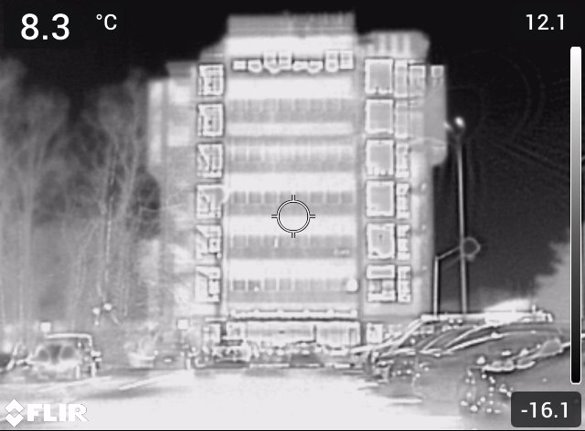
#> input picture posterVisuals/Picture1.png, 585 x 431 px, found by its file name
$ python visual2.py
#> lines starting #> are read from the running program, lines starting #| are printed output that depends on the picture
import numpy as np
import matplotlib.pyplot as plt
from mpl_toolkits.mplot3d import Axes3D
import cv2
from matplotlib.colors import Normalize
import matplotlib.cm as cm
import random
import os
from scipy.ndimage import gaussian_filter

def load_image(image_path):
    """Load thermal image from file"""
    img = cv2.imread(image_path)
    if img is None:
        raise FileNotFoundError(f"Could not read image at {image_path}")

    # Convert to grayscale if needed
    if len(img.shape) == 3:
        gray = cv2.cvtColor(img, cv2.COLOR_BGR2GRAY)
    else:
        gray = img.copy()

    return gray

def generate_thermal_sequence(base_img, num_frames=8, max_shift=3, temp_variation=1.0):
    """Generate simulated thermal image sequence with variations"""
    sequence = []
    height, width = base_img.shape

    for i in range(num_frames):
        # Start with a copy of the base image
        frame = base_img.copy()

        # Apply small random shift
        shift_x = random.randint(-max_shift, max_shift)
        shift_y = random.randint(-max_shift, max_shift)
        M = np.float32([[1, 0, shift_x], [0, 1, shift_y]])
        frame = cv2.warpAffine(frame, M, (width, height))

        # Apply temperature variations
        temp_offset = random.uniform(-temp_variation, temp_variation)
        frame = np.clip(frame.astype(float) + temp_offset, 0, 255).astype(np.uint8)

        # Add smooth thermal noise
        noise = np.random.normal(0, 3, frame.shape).astype(np.int16)
        smooth_noise = gaussian_filter(noise, sigma=2)
        frame = np.clip(frame.astype(np.int16) + smooth_noise, 0, 255).astype(np.uint8)

        # Add to sequence
        sequence.append(frame)

    return sequence

def pixel_to_temperature(pixel_value, vmin, vmax, min_temp=-4, max_temp=12):
    """Map pixel values to temperature range"""
    # Map from [vmin, vmax] to [min_temp, max_temp]
    return min_temp + (max_temp - min_temp) * (pixel_value - vmin) / (vmax - vmin)

def create_3d_pixel_cloud(thermal_sequence, downsample_factor=6, point_size=10,
                         alpha=0.7, sample_rate=0.3, min_temp=-4, max_temp=12,
                         colormap='inferno'):
    """Create 3D pixel cloud visualization"""
    num_frames = len(thermal_sequence)
    height, width = thermal_sequence[0].shape

    # Downsample for visualization
    ds_height, ds_width = height // downsample_factor, width // downsample_factor

    # Create figure
    fig = plt.figure(figsize=(10, 8))
    ax = fig.add_subplot(111, projection='3d')

    # Get value range across all images
    vmin = min([np.min(img) for img in thermal_sequence])
    vmax = max([np.max(img) for img in thermal_sequence])

    # Create normalized temperature range
    norm = Normalize(min_temp, max_temp)
    cmap = plt.cm.get_cmap(colormap)

    # Collect all points for plotting
    x_coords, y_coords, z_coords, colors = [], [], [], []

    # Process each frame
    for t, img in enumerate(thermal_sequence):
        # Downsample the image
        ds_img = cv2.resize(img, (ds_width, ds_height), interpolation=cv2.INTER_AREA)

        # Sample points
        for i in range(ds_height):
            for j in range(ds_width):
                if random.random() < sample_rate:
                    # Get pixel value and convert to temperature
                    pixel_value = ds_img[i, j]
                    temp = pixel_to_temperature(pixel_value, vmin, vmax, min_temp, max_temp)

                    # Store coordinates
                    x_coords.append(j)
                    y_coords.append(i)
                    z_coords.append(t)

                    # Store color based on temperature
                    colors.append(cmap(norm(temp)))

    # Plot all points at once for efficiency
    ax.scatter(x_coords, y_coords, z_coords, c=colors, s=point_size, alpha=alpha)

    # Set labels and title
    ax.set_xlabel('X Pixel Coordinate', fontsize=12)
    ax.set_ylabel('Y Pixel Coordinate', fontsize=12)
    ax.set_zlabel('Time Frame', fontsize=12)
    ax.set_title('Multi-temporal Thermal Analysis:\nPixel Cloud Representation',
                fontsize=14, fontweight='bold')

    # Add a color bar
    sm = cm.ScalarMappable(cmap=cmap, norm=norm)
    sm.set_array([])
    cbar = plt.colorbar(sm, ax=ax, pad=0.08, aspect=30)
    cbar.set_label('Temperature (°C)', fontsize=12)

    # Set view angle
    ax.view_init(30, 45)

    # Add grid
    ax.grid(True, alpha=0.3)

    return fig

def create_voxel_visualization(thermal_sequence, downsample_factor=6, size_range=(5, 20),
                              min_temp=-4, max_temp=12, colormap='inferno'):
    """Create a 3D voxel visualization with the same colormap as pixel cloud"""
    # Downsample
    height, width = thermal_sequence[0].shape
    ds_height, ds_width = height // downsample_factor, width // downsample_factor

    # Create figure
    fig = plt.figure(figsize=(10, 8))
    ax = fig.add_subplot(111, projection='3d')

    # Create 3D array for voxel data
    num_frames = len(thermal_sequence)
    voxel_data = np.zeros((ds_height, ds_width, num_frames))

    # Fill the voxel data
    for t, img in enumerate(thermal_sequence):
        ds_img = cv2.resize(img, (ds_width, ds_height), interpolation=cv2.INTER_AREA)
        voxel_data[:,:,t] = ds_img

    # Get value range across all images
    vmin = np.min(voxel_data)
    vmax = np.max(voxel_data)

    # Create normalized temperature range
    norm = Normalize(min_temp, max_temp)
    cmap = plt.cm.get_cmap(colormap)

    # Collect all points for plotting
    x_coords, y_coords, z_coords, colors, sizes = [], [], [], [], []

    # Process voxel data
    for x in range(ds_width):
        for y in range(ds_height):
            for z in range(num_frames):
                # Sample fewer points for clarity
                if random.random() < 0.4:
                    # Get pixel value and convert to temperature
                    pixel_value = voxel_data[y, x, z]
                    temp = pixel_to_temperature(pixel_value, vmin, vmax, min_temp, max_temp)

                    # Store coordinates
                    x_coords.append(x)
                    y_coords.append(y)
                    z_coords.append(z)

                    # Store color based on temperature
                    colors.append(cmap(norm(temp)))

                    # Size proportional to temperature
                    temp_ratio = (temp - min_temp) / (max_temp - min_temp)
                    size = size_range[0] + (size_range[1] - size_range[0]) * temp_ratio
                    sizes.append(size)

    # Plot all points at once for efficiency
    ax.scatter(x_coords, y_coords, z_coords, c=colors, s=sizes, alpha=0.7)

    # Set labels and title
    ax.set_xlabel('X', fontsize=12)
    ax.set_ylabel('Y', fontsize=12)
    ax.set_zlabel('Time Frame', fontsize=12)
    ax.set_title('3D Thermal Voxel Representation\nFor Building Analysis',
                fontsize=14, fontweight='bold')

    # Add a color bar
    sm = cm.ScalarMappable(cmap=cmap, norm=norm)
    sm.set_array([])
    cbar = plt.colorbar(sm, ax=ax, pad=0.08, aspect=30)
    cbar.set_label('Temperature (°C)', fontsize=12)

    # Set view angle
    ax.view_init(30, 45)

    # Add grid
    ax.grid(True, alpha=0.3)

    return fig

def main():
    """Main function to run the visualization"""
    # Configuration
    image_path = '/home/fabio/University/research/SP2025_RABI/posterVisuals/Picture1.png'
    output_dir = '/home/fabio/University/research/SP2025_RABI/posterVisuals/'

    # Temperature range and colormap settings
    min_temp = -4
    max_temp = 12
    colormap = 'inferno'  # Use the same colormap for both visualizations

    try:
        # Load the image
        thermal_img = load_image(image_path)
#> in load_image, img is the input picture: shape (431, 585, 3); mean B, G, R 142.3, 139.4, 141.3

        # Generate thermal sequence
        sequence = generate_thermal_sequence(thermal_img)
#> the loop in generate_thermal_sequence, `for i in range(num_frames):` made 8 passes
#> pass 1, in generate_thermal_sequence, `frame = cv2.warpAffine(frame, M, (width, height))`:
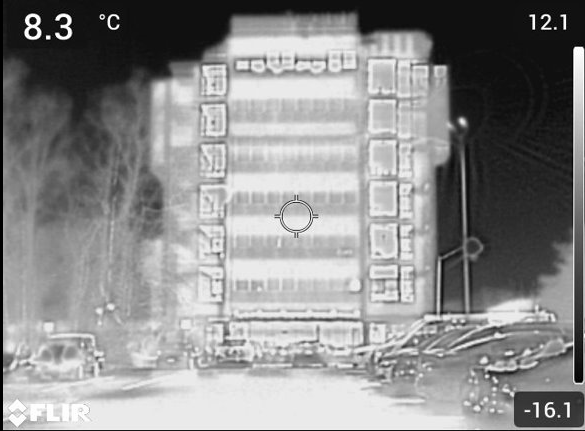
#> frame: shape (431, 585); min 0, max 255, mean 140
#> after the loop in generate_thermal_sequence, `for i in range(num_frames):`:
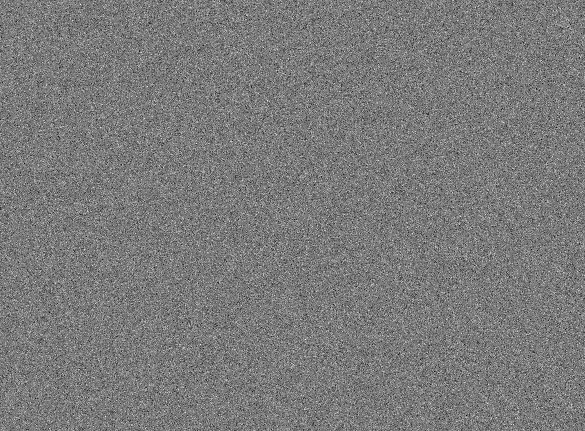
#> noise: shape (431, 585) int16; min -13, max 14, mean 0.00931; drawn with min black and max white
#> after the loop in generate_thermal_sequence, `for i in range(num_frames):`: sequence = 8 items
#> sequence = 8 items

        # Create and save 3D pixel cloud visualization
        fig_cloud = create_3d_pixel_cloud(
            sequence,
            min_temp=min_temp,
            max_temp=max_temp,
            colormap=colormap
        )
#> in create_3d_pixel_cloud, `num_frames = len(thermal_sequence)`: num_frames = 8
#> in create_3d_pixel_cloud, `vmin = min([np.min(img) for img in thermal_sequence])`: vmin = 0
#> in create_3d_pixel_cloud, `vmax = max([np.max(img) for img in thermal_sequence])`: vmax = 255
#> the loop in create_3d_pixel_cloud, `for t, img in enumerate(thermal_sequence):` made 8 passes
#> pass 1, in create_3d_pixel_cloud, `ds_img = cv2.resize(img, (ds_width, ds_height), interpolation=cv2.INTE..`:
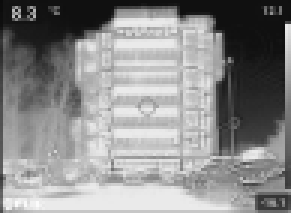
#> ds_img: shape (71, 97) (shown 3 times larger); min 11, max 251, mean 140
#> pass 2, in create_3d_pixel_cloud, `ds_img = cv2.resize(img, (ds_width, ds_height), interpolation=cv2.INTE..`:
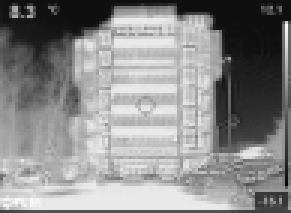
#> ds_img: shape (71, 97) (shown 3 times larger); min 7, max 251, mean 139.3
#> pass 3, in create_3d_pixel_cloud, `ds_img = cv2.resize(img, (ds_width, ds_height), interpolation=cv2.INTE..`:
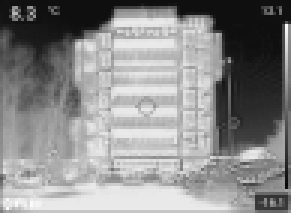
#> ds_img: shape (71, 97) (shown 3 times larger); min 8, max 251, mean 139.2
#> after the loop in create_3d_pixel_cloud, `for t, img in enumerate(thermal_sequence):`: colors = 16609 items, first 6: (0.0564, 0.0346, 0.168, 1), (0.0564, 0.0346, 0.168, 1), (0.0564, 0.0346, 0.168, 1), (0.0469, 0.0303, 0.15, 1), (0.0469, 0.0303, 0.15, 1), (0.0469, 0.0303, 0.15, 1); x_coords = 16609 values, max 96 at index 307, min 0 at index 63, mean 47.92; y_coords = 16609 values, max 70 at index 2103, min 0 at index 0, mean 35.02; z_coords = 16609 values from 0 to 7
        cloud_path = os.path.join(output_dir, "thermal_pixel_cloud.png")
        fig_cloud.savefig(cloud_path, dpi=300, bbox_inches='tight')
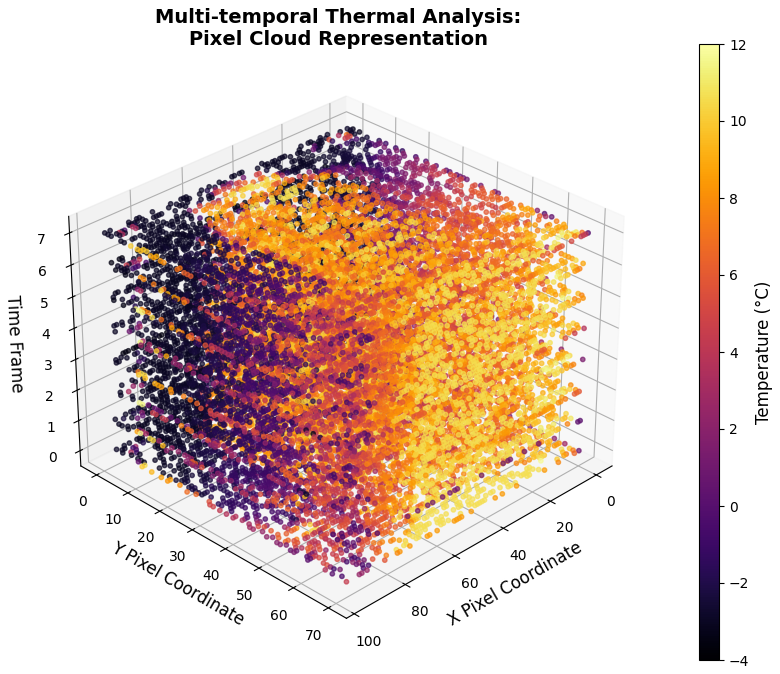
#> figure drawn by matplotlib, 2 panels
        plt.close(fig_cloud)

        # Create and save voxel visualization with the same colormap
        fig_voxel = create_voxel_visualization(
            sequence,
            min_temp=min_temp,
            max_temp=max_temp,
            colormap=colormap
        )
#> in create_voxel_visualization, `num_frames = len(thermal_sequence)`: num_frames = 8
#> the loop in create_voxel_visualization, `for t, img in enumerate(thermal_sequence):` made 8 passes
#> in create_voxel_visualization, `vmin = np.min(voxel_data)`: vmin = 5
#> in create_voxel_visualization, `vmax = np.max(voxel_data)`: vmax = 252
#> after the loop in create_voxel_visualization, `for x in range(ds_width):`: colors = 22136 items
        voxel_path = os.path.join(output_dir, "thermal_voxel.png")
        fig_voxel.savefig(voxel_path, dpi=300, bbox_inches='tight')
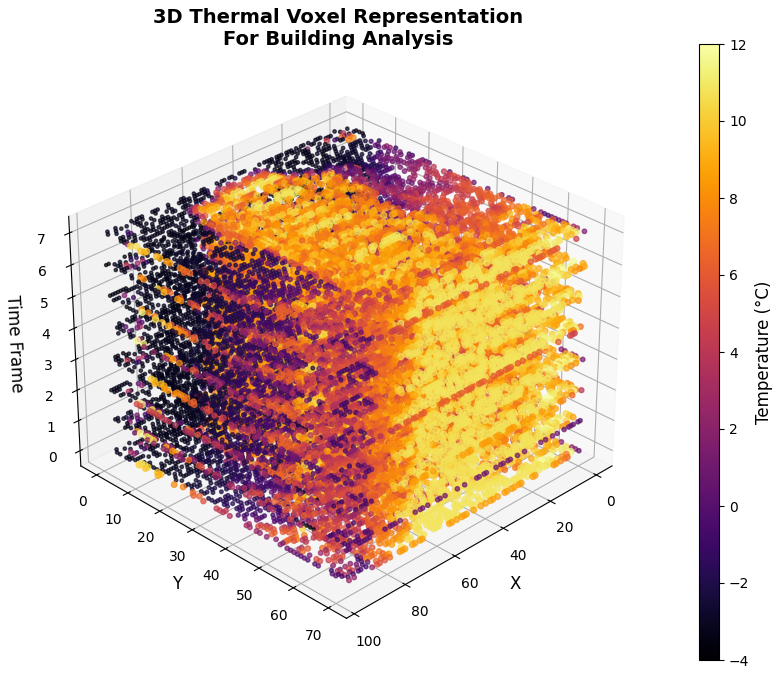
#> figure drawn by matplotlib, 2 panels
        plt.close(fig_voxel)

        print(f"Visualizations saved to {output_dir}")
        print(f"- Pixel cloud: {cloud_path}")
        print(f"- Voxel visualization: {voxel_path}")

    except Exception as e:
        print(f"Error: {e}")

if __name__ == "__main__":
    main()
